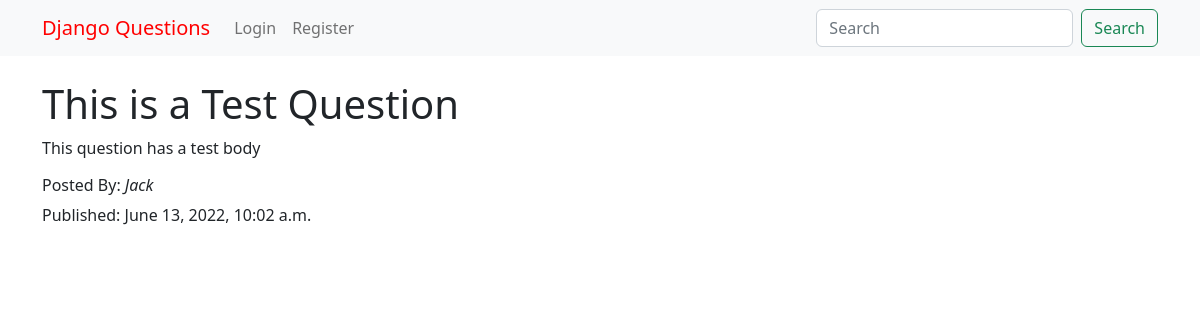
Page /question/this-is-a-test-question/ on the committed database.
### questions/models.py (models this page shows, shortened)
class Question(models.Model):
    created_at = models.DateTimeField(auto_now_add=True)
    title = models.CharField(max_length=255)
    body = models.TextField()
    slug = models.SlugField(max_length=255, unique=True)
    author = models.ForeignKey(settings.AUTH_USER_MODEL, on_delete=models.CASCADE, related_name='questions')

### users/models.py (models this page shows)
class CustomUser(AbstractUser):
    pass

### questions/views.py (the view)
# urls.py: path("question/<slug:slug>/", question_details, name="question_details"),
def question_details(request, slug):
    question = get_object_or_404(Question, slug=slug)
    return render(request, "question_details.html", {"question": question})

### templates/question_details.html (shortened to what this page needs)
{% extends "base.html" %}
{% block body %}
    <div class="container mt-4">
        <h1>{{question.title}}</h1>
        <p>{{question.body}}</p>
        <h6>
            Posted By: <i>{{question.author}}</i>
        </h6>
        <p>Published: {{question.created_at}}</p>
    </div>
{% endblock body %}

### rows in the picture
Question: title "This is a Test Question", body "This question has a test body", author "Jack", created_at "June 13, 2022, 10:02 a.m."
